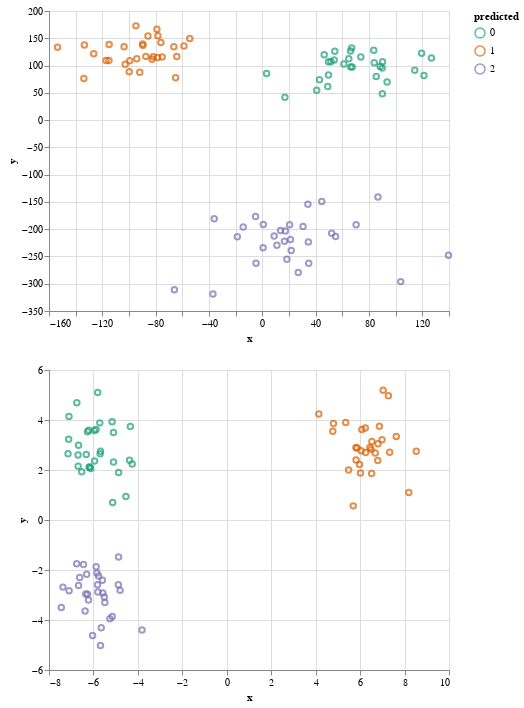

Notebook cell for this chart:
### Code cell
triplets, responses = datasets.make_random_triplets(data.xs, result_format="list-boolean", size=5000, random_state=10)
print(f"using {responses.size} triplets")
unified_triplets = unify_triplet_order(triplets, responses)

soe_kmeans = SoeKmeans(embedding_dimension=2, n_clusters=3)
y_soe_kmeans = soe_kmeans.fit_predict(triplets, responses)
print(f"NMI SOE-Kmeans: {normalized_mutual_info_score(y_soe_kmeans, data.ys)}")
p.assignments(soe_kmeans.embedding_, data.ys) & p.assignments(data.xs, y_soe_kmeans)

### Figure 1 — Vega-Lite specification as saved in the notebook (floating-point values rounded to 4 significant figures)
{"config": {"view": {"continuousWidth": 400, "continuousHeight": 300}}, "vconcat": [{"data": {"name": "data-2a21d1eff97fa1f853248d9007c42acd"}, "mark": "point", "encoding": {"color": {"type": "nominal", "field": "predicted", "scale": {"scheme": "dark2"}}, "x": {"type": "quantitative", "field": "x"}, "y": {"type": "quantitative", "field": "y"}}}, {"data": {"name": "data-08def39c82230546213e11a901e689ff"}, "mark": "point", "encoding": {"color": {"type": "nominal", "field": "predicted", "scale": {"scheme": "dark2"}}, "x": {"type": "quantitative", "field": "x"}, "y": {"type": "quantitative", "field": "y"}}}], "$schema": "https://vega.github.io/schema/vega-lite/v4.8.1.json", "datasets": {"data-2a21d1eff97fa1f853248d9007c42acd": [{"x": 49.06, "y": 61.63, "predicted": 0}, {"x": 46.41, "y": 119.9, "predicted": 0}, {"x": 3.207, "y": 85.52, "predicted": 0}, {"x": 40.8, "y": 54.69, "predicted": 0}, {"x": 67.39, "y": 97.24, "predicted": 0}, {"x": 16.92, "y": 42.04, "predicted": 0}, {"x": 64.83, "y": 112.3, "predicted": 0}, {"x": 42.85, "y": 73.87, "predicted": 0}, {"x": 53.89, "y": 110.4, "predicted": 0}, {"x": 88.39, "y": 98.33, "predicted": 0}, {"x": 119.5, "y": 122.6, "predicted": 0}, {"x": 85.43, "y": 79.84, "predicted": 0}, {"x": 49.61, "y": 82.53, "predicted": 0}, {"x": 49.62, "y": 106.8, "predicted": 0}, {"x": 83.96, "y": 105.3, "predicted": 0}, {"x": 66.16, "y": 126.5, "predicted": 0}, {"x": 54.36, "y": 126.4, "predicted": 0}, {"x": 73.86, "y": 115.7, "predicted": 0}, {"x": 83.58, "y": 127.9, "predicted": 0}, {"x": 90.02, "y": 48.11, "predicted": 0}, {"x": 51.45, "y": 107.0, "predicted": 0}, {"x": 126.8, "y": 113.7, "predicted": 0}, {"x": 61.17, "y": 103.0, "predicted": 0}, {"x": 114.3, "y": 91.46, "predicted": 0}, {"x": 89.92, "y": 95.59, "predicted": 0}, {"x": 66.31, "y": 97.54, "predicted": 0}, {"x": 67.05, "y": 132.4, "predicted": 0}, {"x": 90.15, "y": 107.1, "predicted": 0}, {"x": 93.59, "y": 69.81, "predicted": 0}, {"x": 121.2, "y": 81.86, "predicted": 0}, {"x": -54.42, "y": 149.6, "predicted": 1}, {"x": -99.42, "y": 109.0, "predicted": 1}, {"x": -102.9, "y": 102.3, "predicted": 1}, {"x": -65.01, "y": 77.78, "predicted": 1}, {"x": -133.9, "y": 76.22, "predicted": 1}, {"x": -94.79, "y": 172.7, "predicted": 1}, {"x": -78.6, "y": 114.6, "predicted": 1}, {"x": -153.6, "y": 133.5, "predicted": 1}, {"x": -66.35, "y": 134.3, "predicted": 1}, {"x": -75.08, "y": 115.9, "predicted": 1}, {"x": -103.7, "y": 134.4, "predicted": 1}, {"x": -81.85, "y": 116.3, "predicted": 1}, {"x": -87.37, "y": 116.8, "predicted": 1}, {"x": -78.33, "y": 154.7, "predicted": 1}, {"x": -64.17, "y": 116.5, "predicted": 1}, {"x": -99.83, "y": 88.53, "predicted": 1}, {"x": -114.9, "y": 138.4, "predicted": 1}, {"x": -94.15, "y": 112.3, "predicted": 1}, {"x": -89.76, "y": 139.5, "predicted": 1}, {"x": -76.07, "y": 142.4, "predicted": 1}, {"x": -58.77, "y": 136.0, "predicted": 1}, {"x": -82.71, "y": 111.7, "predicted": 1}, {"x": -85.78, "y": 154.2, "predicted": 1}, {"x": -117.2, "y": 109.3, "predicted": 1}, {"x": -89.6, "y": 137.0, "predicted": 1}, {"x": -79.08, "y": 166.6, "predicted": 1}, {"x": -115.0, "y": 109.3, "predicted": 1}, {"x": -126.5, "y": 121.5, "predicted": 1}, {"x": -133.5, "y": 137.9, "predicted": 1}, {"x": -91.93, "y": 87.6, "predicted": 1}, {"x": 0.7477, "y": -191.5, "predicted": 2}, {"x": 103.8, "y": -296.1, "predicted": 2}, {"x": 44.58, "y": -149.3, "predicted": 2}, {"x": 26.94, "y": -279.4, "predicted": 2}, {"x": 86.71, "y": -140.9, "predicted": 2}, {"x": 13.67, "y": -202.6, "predicted": 2}, {"x": 34.16, "y": -154.4, "predicted": 2}, {"x": 0.572, "y": -233.9, "predicted": 2}, {"x": -18.75, "y": -213.8, "predicted": 2}, {"x": 21.66, "y": -239.0, "predicted": 2}, {"x": 20.46, "y": -191.9, "predicted": 2}, {"x": 34.79, "y": -262.6, "predicted": 2}, {"x": 34.52, "y": -223.3, "predicted": 2}, {"x": 51.99, "y": -207.6, "predicted": 2}, {"x": 54.97, "y": -213.6, "predicted": 2}, {"x": -36.07, "y": -180.8, "predicted": 2}, {"x": 139.6, "y": -247.9, "predicted": 2}, {"x": 21.06, "y": -219.1, "predicted": 2}, {"x": 30.54, "y": -195.1, "predicted": 2}, {"x": -14.34, "y": -195.9, "predicted": 2}, {"x": -5.083, "y": -176.8, "predicted": 2}, {"x": 8.853, "y": -212.7, "predicted": 2}, {"x": 16.61, "y": -222.2, "predicted": 2}, {"x": 18.43, "y": -255.1, "predicted": 2}, {"x": -65.92, "y": -311.1, "predicted": 2}, {"x": 70.34, "y": -191.9, "predicted": 2}, {"x": -37.06, "y": -318.9, "predicted": 2}, {"x": 17.27, "y": -203.4, "predicted": 2}, {"x": -4.744, "y": -262.4, "predicted": 2}, {"x": 10.95, "y": -229.3, "predicted": 2}], "data-08def39c82230546213e11a901e689ff": [{"x": -4.376, "y": 2.388, "predicted": 0}, {"x": -6.528, "y": 1.927, "predicted": 0}, {"x": -5.135, "y": 0.6985, "predicted": 0}, {"x": -4.255, "y": 2.239, "predicted": 0}, {"x": -5.681, "y": 2.751, "predicted": 0}, {"x": -4.538, "y": 0.9399, "predicted": 0}, {"x": -6.322, "y": 2.616, "predicted": 0}, {"x": -4.866, "y": 1.9, "predicted": 0}, {"x": -6.172, "y": 2.122, "predicted": 0}, {"x": -5.958, "y": 3.583, "predicted": 0}, {"x": -7.101, "y": 4.145, "predicted": 0}, {"x": -5.098, "y": 3.502, "predicted": 0}, {"x": -5.099, "y": 2.316, "predicted": 0}, {"x": -6.123, "y": 2.064, "predicted": 0}, {"x": -6.268, "y": 3.53, "predicted": 0}, {"x": -6.692, "y": 2.603, "predicted": 0}, {"x": -6.687, "y": 2.155, "predicted": 0}, {"x": -6.671, "y": 2.987, "predicted": 0}, {"x": -7.117, "y": 3.234, "predicted": 0}, {"x": -4.34, "y": 3.742, "predicted": 0}, {"x": -6.192, "y": 2.112, "predicted": 0}, {"x": -6.747, "y": 4.692, "predicted": 0}, {"x": -5.949, "y": 2.363, "predicted": 0}, {"x": -5.809, "y": 5.1, "predicted": 0}, {"x": -5.88, "y": 3.617, "predicted": 0}, {"x": -5.7, "y": 2.648, "predicted": 0}, {"x": -7.143, "y": 2.651, "predicted": 0}, {"x": -6.209, "y": 3.587, "predicted": 0}, {"x": -5.161, "y": 3.931, "predicted": 0}, {"x": -5.714, "y": 3.885, "predicted": 0}, {"x": -6.754, "y": -1.747, "predicted": 2}, {"x": -5.487, "y": -3.298, "predicted": 2}, {"x": -5.511, "y": -3.076, "predicted": 2}, {"x": -4.868, "y": -1.48, "predicted": 2}, {"x": -3.814, "y": -4.396, "predicted": 2}, {"x": -7.444, "y": -3.504, "predicted": 2}, {"x": -5.84, "y": -2.124, "predicted": 2}, {"x": -5.684, "y": -5.022, "predicted": 2}, {"x": -6.306, "y": -2.172, "predicted": 2}, {"x": -5.77, "y": -2.238, "predicted": 2}, {"x": -6.222, "y": -3.201, "predicted": 2}, {"x": -5.813, "y": -2.59, "predicted": 2}, {"x": -5.802, "y": -2.881, "predicted": 2}, {"x": -6.671, "y": -2.622, "predicted": 2}, {"x": -5.878, "y": -1.871, "predicted": 2}, {"x": -4.801, "y": -2.815, "predicted": 2}, {"x": -6.375, "y": -3.639, "predicted": 2}, {"x": -5.577, "y": -2.923, "predicted": 2}, {"x": -6.344, "y": -2.956, "predicted": 2}, {"x": -6.62, "y": -2.302, "predicted": 2}, {"x": -6.447, "y": -1.775, "predicted": 2}, {"x": -5.597, "y": -2.406, "predicted": 2}, {"x": -7.095, "y": -2.831, "predicted": 2}, {"x": -5.259, "y": -3.954, "predicted": 2}, {"x": -6.266, "y": -2.967, "predicted": 2}, {"x": -7.373, "y": -2.685, "predicted": 2}, {"x": -5.154, "y": -3.86, "predicted": 2}, {"x": -5.649, "y": -4.312, "predicted": 2}, {"x": -6.039, "y": -4.616, "predicted": 2}, {"x": -4.879, "y": -2.591, "predicted": 2}, {"x": 5.975, "y": 2.225, "predicted": 1}, {"x": 7.274, "y": 4.967, "predicted": 1}, {"x": 4.142, "y": 4.236, "predicted": 1}, {"x": 7.628, "y": 3.338, "predicted": 1}, {"x": 4.801, "y": 3.863, "predicted": 1}, {"x": 5.819, "y": 2.396, "predicted": 1}, {"x": 4.77, "y": 3.551, "predicted": 1}, {"x": 6.793, "y": 2.376, "predicted": 1}, {"x": 6.521, "y": 1.856, "predicted": 1}, {"x": 6.802, "y": 3.047, "predicted": 1}, {"x": 5.813, "y": 2.898, "predicted": 1}, {"x": 6.869, "y": 3.75, "predicted": 1}, {"x": 6.529, "y": 3.138, "predicted": 1}, {"x": 6.078, "y": 3.618, "predicted": 1}, {"x": 6.232, "y": 3.683, "predicted": 1}, {"x": 5.69, "y": 0.5652, "predicted": 1}, {"x": 7.039, "y": 5.187, "predicted": 1}, {"x": 6.441, "y": 2.9, "predicted": 1}, {"x": 5.864, "y": 2.881, "predicted": 1}, {"x": 6.017, "y": 1.878, "predicted": 1}, {"x": 5.483, "y": 2.003, "predicted": 1}, {"x": 6.249, "y": 2.703, "predicted": 1}, {"x": 6.495, "y": 2.825, "predicted": 1}, {"x": 6.986, "y": 3.214, "predicted": 1}, {"x": 8.191, "y": 1.104, "predicted": 1}, {"x": 5.353, "y": 3.901, "predicted": 1}, {"x": 8.528, "y": 2.751, "predicted": 1}, {"x": 6.044, "y": 2.774, "predicted": 1}, {"x": 7.331, "y": 2.713, "predicted": 1}, {"x": 6.68, "y": 2.68, "predicted": 1}]}}
